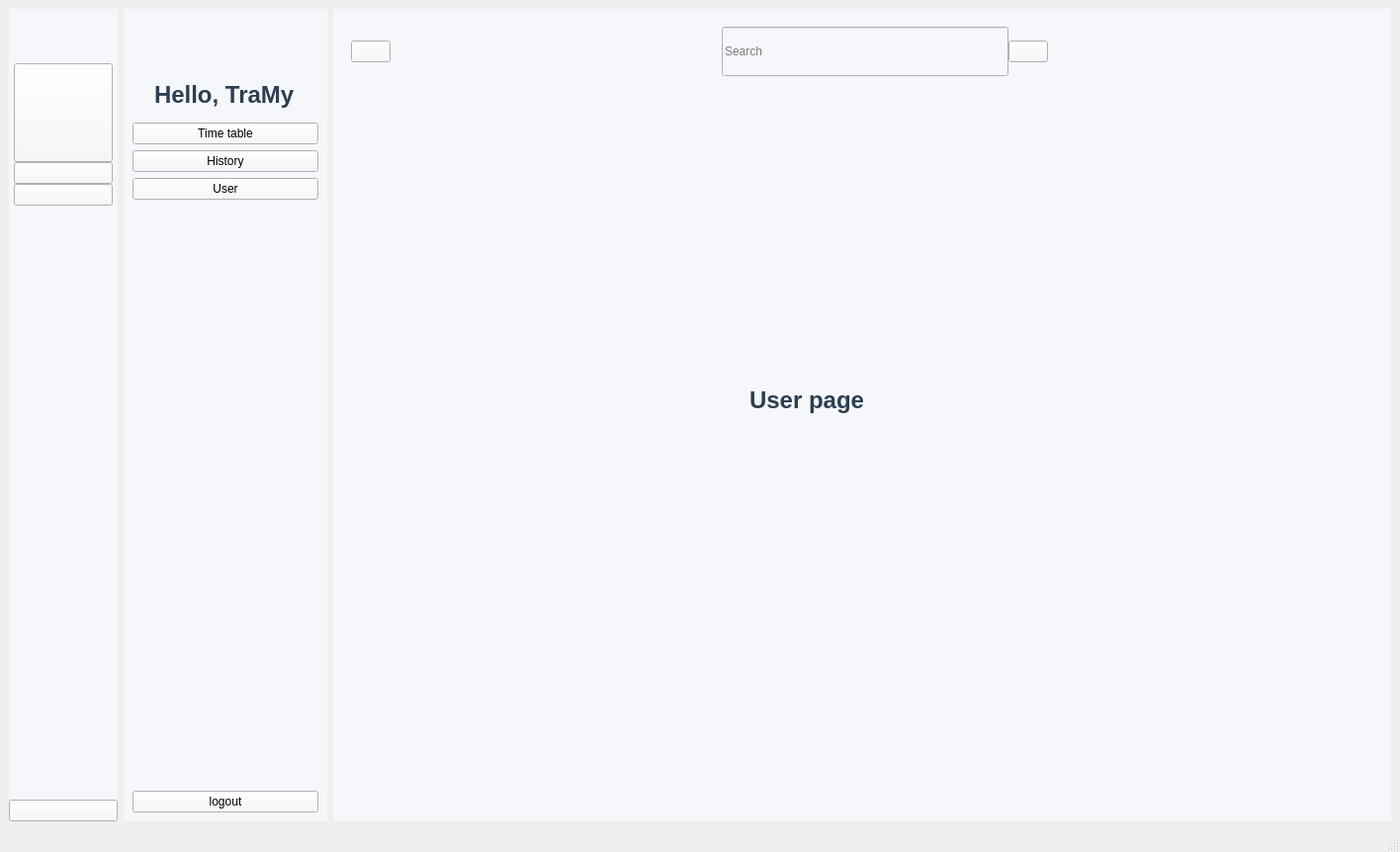
<?xml version="1.0" encoding="UTF-8"?>
<ui version="4.0">
 <class>MainWindow</class>
 <widget class="QMainWindow" name="MainWindow">
  <property name="geometry">
   <rect>
    <x>0</x>
    <y>0</y>
    <width>1416</width>
    <height>862</height>
   </rect>
  </property>
  <property name="windowTitle">
   <string>MainWindow</string>
  </property>
  <widget class="QWidget" name="centralwidget">
   <layout class="QGridLayout" name="gridLayout">
    <item row="0" column="1">
     <widget class="QWidget" name="widget_2" native="true">
      <property name="styleSheet">
       <string notr="true">background-color:#F5F7FA;
</string>
      </property>
      <layout class="QVBoxLayout" name="verticalLayout_4">
       <item>
        <widget class="QPushButton" name="pushButton_13">
         <property name="minimumSize">
          <size>
           <width>50</width>
           <height>50</height>
          </size>
         </property>
         <property name="styleSheet">
          <string notr="true">border: none</string>
         </property>
         <property name="text">
          <string/>
         </property>
         <property name="icon">
          <iconset resource="../../../../resource.qrc">
           <normaloff>:/newPrefix/Documents/Python/qt5/icon/logo_vku.jpg</normaloff>:/newPrefix/Documents/Python/qt5/icon/logo_vku.jpg</iconset>
         </property>
         <property name="iconSize">
          <size>
           <width>100</width>
           <height>100</height>
          </size>
         </property>
        </widget>
       </item>
       <item>
        <widget class="QLabel" name="lb_4">
         <property name="styleSheet">
          <string notr="true">color: rgb(44, 62, 80);                
padding: 8px 16px;   
font-size: 24px; 
font-weight: bold; </string>
         </property>
         <property name="text">
          <string>Hello, TraMy</string>
         </property>
        </widget>
       </item>
       <item>
        <layout class="QVBoxLayout" name="verticalLayout_3">
         <item>
          <widget class="QPushButton" name="timetabebtn2">
           <property name="text">
            <string>Time table</string>
           </property>
           <property name="icon">
            <iconset resource="../../../../resource.qrc">
             <normaloff>:/newPrefix/Documents/Python/qt5/icon/table.png</normaloff>:/newPrefix/Documents/Python/qt5/icon/table.png</iconset>
           </property>
           <property name="iconSize">
            <size>
             <width>100</width>
             <height>100</height>
            </size>
           </property>
           <property name="checkable">
            <bool>true</bool>
           </property>
           <property name="autoExclusive">
            <bool>true</bool>
           </property>
          </widget>
         </item>
         <item>
          <widget class="QPushButton" name="historybtn_2">
           <property name="text">
            <string>History</string>
           </property>
           <property name="icon">
            <iconset resource="../../../../resource.qrc">
             <normaloff>:/newPrefix/Documents/Python/qt5/icon/history.png</normaloff>:/newPrefix/Documents/Python/qt5/icon/history.png</iconset>
           </property>
           <property name="iconSize">
            <size>
             <width>100</width>
             <height>100</height>
            </size>
           </property>
           <property name="checkable">
            <bool>true</bool>
           </property>
           <property name="autoExclusive">
            <bool>true</bool>
           </property>
          </widget>
         </item>
         <item>
          <widget class="QPushButton" name="userbtn_2">
           <property name="text">
            <string>User</string>
           </property>
           <property name="icon">
            <iconset resource="../../../../resource.qrc">
             <normaloff>:/newPrefix/Documents/Python/qt5/icon/user.png</normaloff>:/newPrefix/Documents/Python/qt5/icon/user.png</iconset>
           </property>
           <property name="iconSize">
            <size>
             <width>100</width>
             <height>100</height>
            </size>
           </property>
           <property name="checkable">
            <bool>true</bool>
           </property>
           <property name="autoExclusive">
            <bool>true</bool>
           </property>
          </widget>
         </item>
        </layout>
       </item>
       <item>
        <spacer name="verticalSpacer_2">
         <property name="orientation">
          <enum>Qt::Vertical</enum>
         </property>
         <property name="sizeHint" stdset="0">
          <size>
           <width>20</width>
           <height>150</height>
          </size>
         </property>
        </spacer>
       </item>
       <item>
        <widget class="QPushButton" name="logoutbtn_2">
         <property name="text">
          <string>logout</string>
         </property>
         <property name="icon">
          <iconset resource="../../../../resource.qrc">
           <normaloff>:/newPrefix/Documents/Python/qt5/icon/logout.png</normaloff>:/newPrefix/Documents/Python/qt5/icon/logout.png</iconset>
         </property>
         <property name="iconSize">
          <size>
           <width>100</width>
           <height>100</height>
          </size>
         </property>
         <property name="checkable">
          <bool>true</bool>
         </property>
         <property name="autoExclusive">
          <bool>true</bool>
         </property>
        </widget>
       </item>
      </layout>
     </widget>
    </item>
    <item row="0" column="2">
     <widget class="QWidget" name="widget_3" native="true">
      <property name="styleSheet">
       <string notr="true">background-color:#F5F7FA;
</string>
      </property>
      <layout class="QVBoxLayout" name="verticalLayout_5">
       <item>
        <widget class="QWidget" name="widget_4" native="true">
         <layout class="QHBoxLayout" name="horizontalLayout_3">
          <item>
           <widget class="QPushButton" name="menubtn">
            <property name="text">
             <string/>
            </property>
            <property name="icon">
             <iconset resource="../../../../resource.qrc">
              <normaloff>:/newPrefix/Documents/Python/qt5/icon/list.png</normaloff>:/newPrefix/Documents/Python/qt5/icon/list.png</iconset>
            </property>
            <property name="iconSize">
             <size>
              <width>40</width>
              <height>40</height>
             </size>
            </property>
            <property name="checkable">
             <bool>true</bool>
            </property>
           </widget>
          </item>
          <item>
           <spacer name="horizontalSpacer_2">
            <property name="orientation">
             <enum>Qt::Horizontal</enum>
            </property>
            <property name="sizeHint" stdset="0">
             <size>
              <width>40</width>
              <height>20</height>
             </size>
            </property>
           </spacer>
          </item>
          <item>
           <layout class="QHBoxLayout" name="horizontalLayout_2">
            <property name="spacing">
             <number>0</number>
            </property>
            <property name="leftMargin">
             <number>0</number>
            </property>
            <property name="rightMargin">
             <number>0</number>
            </property>
            <item>
             <widget class="QLineEdit" name="lineEdit">
              <property name="minimumSize">
               <size>
                <width>100</width>
                <height>50</height>
               </size>
              </property>
              <property name="placeholderText">
               <string>Search</string>
              </property>
             </widget>
            </item>
            <item>
             <widget class="QPushButton" name="findbtn">
              <property name="text">
               <string/>
              </property>
              <property name="icon">
               <iconset resource="../../../../resource.qrc">
                <normaloff>:/newPrefix/Documents/Python/qt5/icon/magnifying-glass.png</normaloff>:/newPrefix/Documents/Python/qt5/icon/magnifying-glass.png</iconset>
              </property>
              <property name="iconSize">
               <size>
                <width>40</width>
                <height>40</height>
               </size>
              </property>
             </widget>
            </item>
           </layout>
          </item>
          <item>
           <spacer name="horizontalSpacer">
            <property name="orientation">
             <enum>Qt::Horizontal</enum>
            </property>
            <property name="sizeHint" stdset="0">
             <size>
              <width>304</width>
              <height>20</height>
             </size>
            </property>
           </spacer>
          </item>
         </layout>
        </widget>
       </item>
       <item>
        <widget class="QStackedWidget" name="stackedWidget">
         <property name="currentIndex">
          <number>1</number>
         </property>
         <widget class="QWidget" name="page">
          <widget class="QLabel" name="lb_5">
           <property name="geometry">
            <rect>
             <x>350</x>
             <y>250</y>
             <width>197</width>
             <height>45</height>
            </rect>
           </property>
           <property name="styleSheet">
            <string notr="true">color: rgb(44, 62, 80);                
padding: 8px 16px;   
font-size: 24px; 
font-weight: bold; </string>
           </property>
           <property name="text">
            <string>Time table</string>
           </property>
          </widget>
         </widget>
         <widget class="QWidget" name="page_3">
          <widget class="QLabel" name="lb_7">
           <property name="geometry">
            <rect>
             <x>390</x>
             <y>290</y>
             <width>197</width>
             <height>45</height>
            </rect>
           </property>
           <property name="styleSheet">
            <string notr="true">color: rgb(44, 62, 80);                
padding: 8px 16px;   
font-size: 24px; 
font-weight: bold; </string>
           </property>
           <property name="text">
            <string>User page</string>
           </property>
          </widget>
         </widget>
         <widget class="QWidget" name="page_2">
          <widget class="QLabel" name="lb_6">
           <property name="geometry">
            <rect>
             <x>290</x>
             <y>270</y>
             <width>197</width>
             <height>45</height>
            </rect>
           </property>
           <property name="styleSheet">
            <string notr="true">color: rgb(44, 62, 80);                
padding: 8px 16px;   
font-size: 24px; 
font-weight: bold; </string>
           </property>
           <property name="text">
            <string>History</string>
           </property>
          </widget>
         </widget>
        </widget>
       </item>
      </layout>
     </widget>
    </item>
    <item row="0" column="0">
     <widget class="QWidget" name="widget" native="true">
      <property name="enabled">
       <bool>true</bool>
      </property>
      <property name="styleSheet">
       <string notr="true">background-color:#F5F7FA;
</string>
      </property>
      <layout class="QVBoxLayout" name="verticalLayout_2">
       <property name="spacing">
        <number>0</number>
       </property>
       <property name="leftMargin">
        <number>0</number>
       </property>
       <property name="topMargin">
        <number>0</number>
       </property>
       <property name="rightMargin">
        <number>0</number>
       </property>
       <property name="bottomMargin">
        <number>0</number>
       </property>
       <item>
        <layout class="QHBoxLayout" name="horizontalLayout">
         <item>
          <widget class="QPushButton" name="pushButton_12">
           <property name="minimumSize">
            <size>
             <width>50</width>
             <height>50</height>
            </size>
           </property>
           <property name="styleSheet">
            <string notr="true">border: none</string>
           </property>
           <property name="text">
            <string/>
           </property>
           <property name="icon">
            <iconset resource="../../../../resource.qrc">
             <normaloff>:/newPrefix/Documents/Python/qt5/icon/logo_vku.jpg</normaloff>:/newPrefix/Documents/Python/qt5/icon/logo_vku.jpg</iconset>
           </property>
           <property name="iconSize">
            <size>
             <width>100</width>
             <height>100</height>
            </size>
           </property>
          </widget>
         </item>
        </layout>
       </item>
       <item>
        <layout class="QVBoxLayout" name="verticalLayout">
         <property name="spacing">
          <number>0</number>
         </property>
         <property name="leftMargin">
          <number>5</number>
         </property>
         <property name="topMargin">
          <number>5</number>
         </property>
         <property name="rightMargin">
          <number>5</number>
         </property>
         <property name="bottomMargin">
          <number>5</number>
         </property>
         <item>
          <widget class="QPushButton" name="timetablebtn">
           <property name="minimumSize">
            <size>
             <width>100</width>
             <height>100</height>
            </size>
           </property>
           <property name="text">
            <string/>
           </property>
           <property name="icon">
            <iconset resource="../../../../resource.qrc">
             <normaloff>:/newPrefix/Documents/Python/qt5/icon/table.png</normaloff>
             <normalon>:/icon/Documents/Python/qt5/icon/table1.png</normalon>:/newPrefix/Documents/Python/qt5/icon/table.png</iconset>
           </property>
           <property name="iconSize">
            <size>
             <width>100</width>
             <height>100</height>
            </size>
           </property>
           <property name="checkable">
            <bool>true</bool>
           </property>
           <property name="autoExclusive">
            <bool>true</bool>
           </property>
          </widget>
         </item>
         <item>
          <widget class="QPushButton" name="historybtn">
           <property name="text">
            <string/>
           </property>
           <property name="icon">
            <iconset resource="../../../../resource.qrc">
             <normaloff>:/newPrefix/Documents/Python/qt5/icon/history.png</normaloff>:/newPrefix/Documents/Python/qt5/icon/history.png</iconset>
           </property>
           <property name="iconSize">
            <size>
             <width>100</width>
             <height>100</height>
            </size>
           </property>
           <property name="checkable">
            <bool>true</bool>
           </property>
           <property name="autoExclusive">
            <bool>true</bool>
           </property>
          </widget>
         </item>
         <item>
          <widget class="QPushButton" name="userbtn">
           <property name="text">
            <string/>
           </property>
           <property name="icon">
            <iconset resource="../../../../resource.qrc">
             <normaloff>:/newPrefix/Documents/Python/qt5/icon/user.png</normaloff>:/newPrefix/Documents/Python/qt5/icon/user.png</iconset>
           </property>
           <property name="iconSize">
            <size>
             <width>100</width>
             <height>100</height>
            </size>
           </property>
           <property name="checkable">
            <bool>true</bool>
           </property>
           <property name="autoExclusive">
            <bool>true</bool>
           </property>
          </widget>
         </item>
        </layout>
       </item>
       <item>
        <spacer name="verticalSpacer">
         <property name="orientation">
          <enum>Qt::Vertical</enum>
         </property>
         <property name="sizeHint" stdset="0">
          <size>
           <width>20</width>
           <height>238</height>
          </size>
         </property>
        </spacer>
       </item>
       <item>
        <widget class="QPushButton" name="logoutbtn">
         <property name="text">
          <string/>
         </property>
         <property name="icon">
          <iconset resource="../../../../resource.qrc">
           <normaloff>:/newPrefix/Documents/Python/qt5/icon/logout.png</normaloff>:/newPrefix/Documents/Python/qt5/icon/logout.png</iconset>
         </property>
         <property name="iconSize">
          <size>
           <width>100</width>
           <height>100</height>
          </size>
         </property>
         <property name="checkable">
          <bool>true</bool>
         </property>
         <property name="autoExclusive">
          <bool>true</bool>
         </property>
        </widget>
       </item>
      </layout>
     </widget>
    </item>
   </layout>
  </widget>
  <widget class="QMenuBar" name="menubar">
   <property name="geometry">
    <rect>
     <x>0</x>
     <y>0</y>
     <width>1416</width>
     <height>26</height>
    </rect>
   </property>
  </widget>
  <widget class="QStatusBar" name="statusbar"/>
 </widget>
 <resources>
  <include location="../../../../resource.qrc"/>
 </resources>
 <connections>
  <connection>
   <sender>menubtn</sender>
   <signal>toggled(bool)</signal>
   <receiver>widget</receiver>
   <slot>setVisible(bool)</slot>
   <hints>
    <hint type="sourcelabel">
     <x>402</x>
     <y>97</y>
    </hint>
    <hint type="destinationlabel">
     <x>129</x>
     <y>833</y>
    </hint>
   </hints>
  </connection>
  <connection>
   <sender>menubtn</sender>
   <signal>toggled(bool)</signal>
   <receiver>widget_2</receiver>
   <slot>setHidden(bool)</slot>
   <hints>
    <hint type="sourcelabel">
     <x>414</x>
     <y>96</y>
    </hint>
    <hint type="destinationlabel">
     <x>363</x>
     <y>752</y>
    </hint>
   </hints>
  </connection>
  <connection>
   <sender>timetablebtn</sender>
   <signal>toggled(bool)</signal>
   <receiver>timetabebtn2</receiver>
   <slot>setChecked(bool)</slot>
   <hints>
    <hint type="sourcelabel">
     <x>103</x>
     <y>218</y>
    </hint>
    <hint type="destinationlabel">
     <x>206</x>
     <y>215</y>
    </hint>
   </hints>
  </connection>
  <connection>
   <sender>historybtn</sender>
   <signal>toggled(bool)</signal>
   <receiver>historybtn_2</receiver>
   <slot>setChecked(bool)</slot>
   <hints>
    <hint type="sourcelabel">
     <x>109</x>
     <y>341</y>
    </hint>
    <hint type="destinationlabel">
     <x>231</x>
     <y>339</y>
    </hint>
   </hints>
  </connection>
  <connection>
   <sender>userbtn</sender>
   <signal>toggled(bool)</signal>
   <receiver>userbtn_2</receiver>
   <slot>setChecked(bool)</slot>
   <hints>
    <hint type="sourcelabel">
     <x>94</x>
     <y>440</y>
    </hint>
    <hint type="destinationlabel">
     <x>217</x>
     <y>485</y>
    </hint>
   </hints>
  </connection>
  <connection>
   <sender>timetabebtn2</sender>
   <signal>toggled(bool)</signal>
   <receiver>timetablebtn</receiver>
   <slot>setChecked(bool)</slot>
   <hints>
    <hint type="sourcelabel">
     <x>192</x>
     <y>258</y>
    </hint>
    <hint type="destinationlabel">
     <x>104</x>
     <y>232</y>
    </hint>
   </hints>
  </connection>
  <connection>
   <sender>historybtn_2</sender>
   <signal>toggled(bool)</signal>
   <receiver>historybtn</receiver>
   <slot>setChecked(bool)</slot>
   <hints>
    <hint type="sourcelabel">
     <x>202</x>
     <y>370</y>
    </hint>
    <hint type="destinationlabel">
     <x>56</x>
     <y>327</y>
    </hint>
   </hints>
  </connection>
  <connection>
   <sender>userbtn_2</sender>
   <signal>toggled(bool)</signal>
   <receiver>userbtn</receiver>
   <slot>setChecked(bool)</slot>
   <hints>
    <hint type="sourcelabel">
     <x>166</x>
     <y>453</y>
    </hint>
    <hint type="destinationlabel">
     <x>76</x>
     <y>441</y>
    </hint>
   </hints>
  </connection>
  <connection>
   <sender>logoutbtn</sender>
   <signal>toggled(bool)</signal>
   <receiver>logoutbtn_2</receiver>
   <slot>setChecked(bool)</slot>
   <hints>
    <hint type="sourcelabel">
     <x>77</x>
     <y>785</y>
    </hint>
    <hint type="destinationlabel">
     <x>196</x>
     <y>783</y>
    </hint>
   </hints>
  </connection>
  <connection>
   <sender>logoutbtn_2</sender>
   <signal>toggled(bool)</signal>
   <receiver>logoutbtn</receiver>
   <slot>setChecked(bool)</slot>
   <hints>
    <hint type="sourcelabel">
     <x>182</x>
     <y>738</y>
    </hint>
    <hint type="destinationlabel">
     <x>89</x>
     <y>744</y>
    </hint>
   </hints>
  </connection>
 </connections>
</ui>
